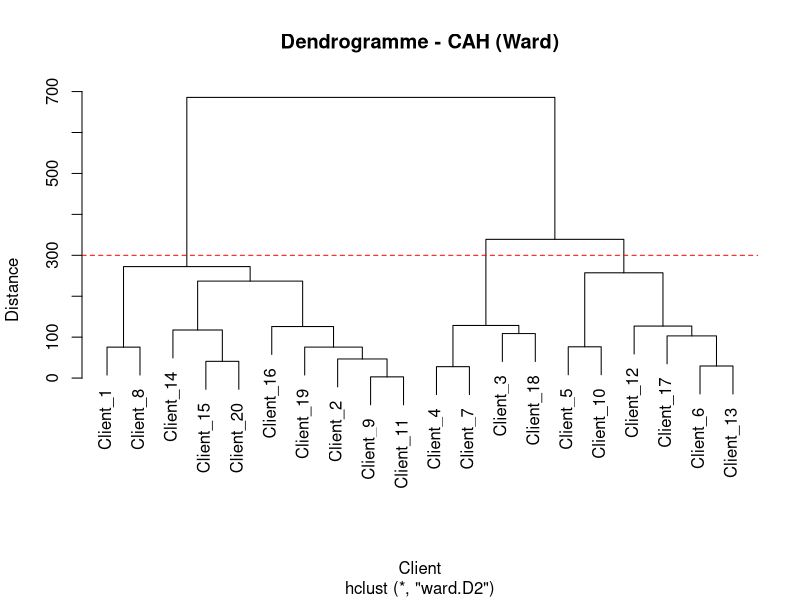
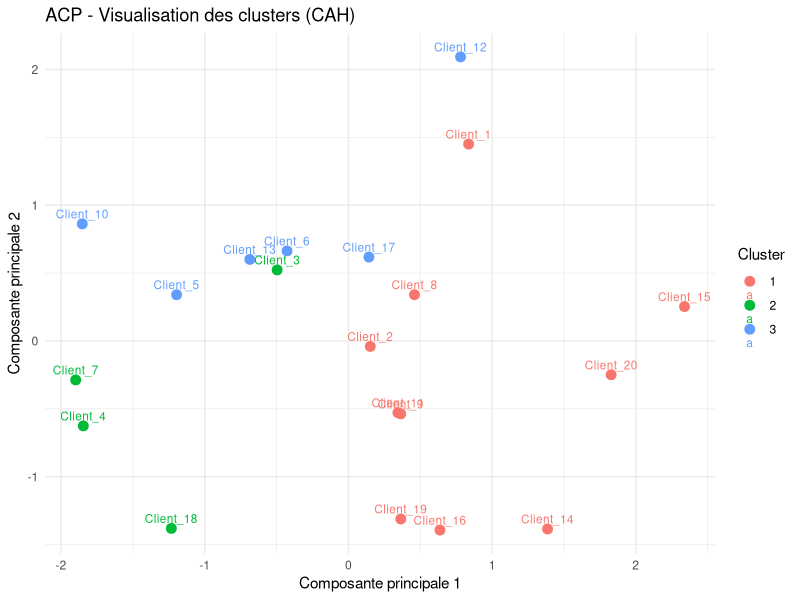

Recreate these plots in R, in order.
## ---- chunk 1

data <- read.csv2("clients_depenses.csv")
data
## ---- chunk 2
# Extraction des données numériques uniquement
X <- data[, -1]
## ---- chunk 3
# Matrice des distances
d <- dist(X) #distance = plus les individus sont proches plus la distance est faible

# CAH avec la méthode de Ward
hc <- hclust(d, method = "ward.D2")
## ---- chunk 4
# Dendrogramme avec ligne rouge pour visualiser la coupure
plot(hc, labels = data$Client, main = "Dendrogramme - CAH (Ward)",
     xlab = "Client", ylab = "Distance")
abline(h = 300, col = "red", lty = 2) 
## ---- chunk 5
# Découpage en 3 groupes (selon la plus grande distance verticale)
clusters <- cutree(hc, k = 3)

# Ajouter les clusters au tableau de départ
data$Cluster <- factor(clusters)
## ---- chunk 6
install.packages("ggplot2")
library(ggplot2)
# Étape 1 : Réaliser l'ACP sur les colonnes numériques (sans Client ni Cluster)
acp <- prcomp(X, scale. = TRUE)

# Étape 2 : Extraire les coordonnées sur les deux premières composantes
coord <- as.data.frame(acp$x[, 1:2])
colnames(coord) <- c("PC1", "PC2")
coord$Client <- data$Client
coord$Cluster <- factor(data$Cluster, labels = c("1", "2", "3"))

ggplot(coord, aes(x = PC1, y = PC2, color = Cluster, label = Client)) +
  geom_point(size = 3) +
  geom_text(vjust = -0.6, size = 3) +
  labs(title = "ACP - Visualisation des clusters (CAH)",
       x = "Composante principale 1", y = "Composante principale 2") +
  theme_minimal()
## ---- chunk 7
acp$rotation[, 1:2]  # colonnes : PC1 et PC2, lignes : variables
